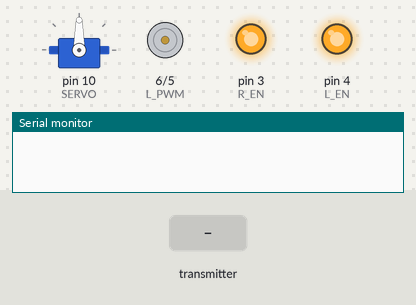
Bench run of a sketch on a simulated Arduino Uno, built with avr-gcc and run on an emulated ATmega328P. On the bench: servo, motor-driver pin pairs drawn as motors (green arrow = first pin HIGH = forward, orange = second pin HIGH = backward, longer = more drive), output pins drawn as LEDs (lit = HIGH), the last lines printed to the serial monitor. The inputs (shaded band) are chosen by the test bench. No radio packets arrive unless stated.

Above: at 1.2 s.
1.3 s: the transmitter starts sending PotVal1 = 0
At 1.8 s:
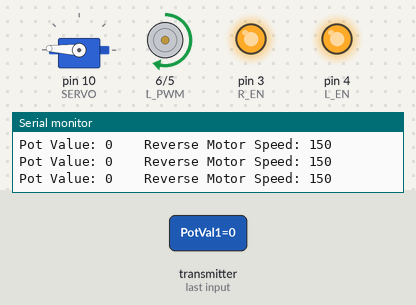
2.8 s: the transmitter starts sending PotVal2 = 256
At 4.0 s:
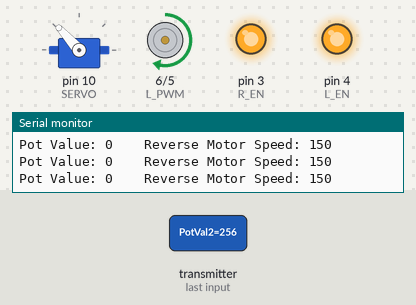
4.3 s: the transmitter starts sending PotVal1 = 256
At 5.2 s:
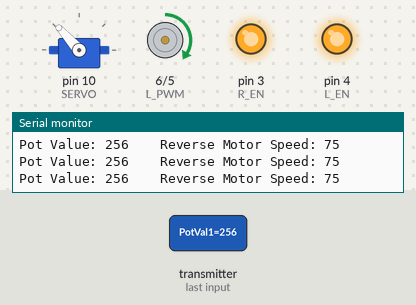
5.8 s: the transmitter starts sending PotVal2 = 0
At 6.4 s:
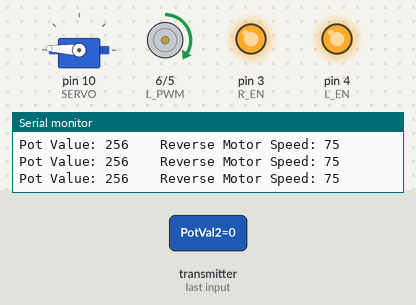
7.3 s: the transmitter starts sending PotVal1 = 512
At 8.5 s:
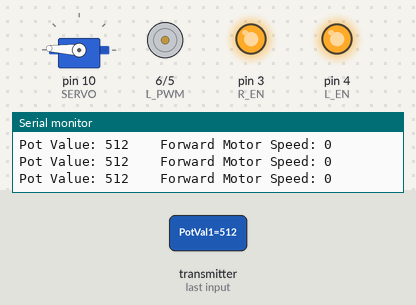
8.8 s: the transmitter starts sending PotVal2 = 1023
At 9.9 s:
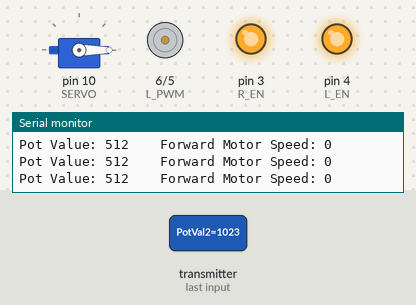
Timing chart, 0 to 11.3 s (numbered marks = the images above; inputs shaded):
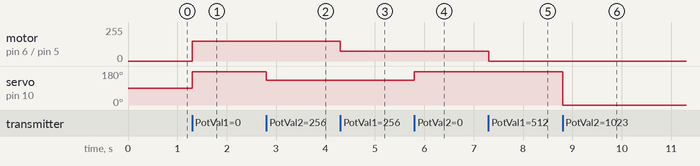

Measured:
- after the input at 1.3 s, motor on pin 6 (L_PWM) / pin 5 (R_PWM): stopped → forward 150/255 at once; servo on pin 10 (SERVO): 90° → 177° at once
- after the input at 2.8 s, servo on pin 10 (SERVO): 177° → 132° at once
- after the input at 4.3 s, motor on pin 6 (L_PWM) / pin 5 (R_PWM): forward 150/255 → forward 75/255 at once
- after the input at 5.8 s, servo on pin 10 (SERVO): 132° → 177° at once
- after the input at 7.3 s, motor on pin 6 (L_PWM) / pin 5 (R_PWM): forward 75/255 → stopped at once
- after the input at 8.8 s, servo on pin 10 (SERVO): 177° → 0° at once

The sketch:

Reciever_Final.ino
```cpp
#include <SPI.h>
#include <nRF24L01.h>
#include <RF24.h>
#include <Servo.h>

RF24 radio(9, 8);  // CE, CSN
const int R_EN = 3;  //forward enable
const int L_EN = 4;  //reverse enable
const int R_PWM = 5;  //forward pwm
const int L_PWM = 6;  //reverse pwm
int MotorSpeed;
int ServoAngle;
Servo SERVO;

struct DataPacket {
  int PotVal1;
  int PotVal2;
  bool isButtonPressed;
};

DataPacket data;

void setup() {
  SERVO.attach(10);  //Attach servo to pin 10

  pinMode(R_EN, OUTPUT);  //Setup pins as outputs
  pinMode(L_EN, OUTPUT);
  pinMode(R_PWM, OUTPUT);
  pinMode(L_PWM, OUTPUT);
  digitalWrite(R_EN, HIGH);  //Enable motor
  digitalWrite(L_EN, HIGH);
  digitalWrite(R_PWM, LOW);  //Ensure motor is off initially
  digitalWrite(L_PWM, LOW);

  radio.begin();
  radio.setChannel(105);  //Connect to channel 105
  radio.openReadingPipe(0,0xA1A1A1A1A1LL);
  radio.startListening();
  Serial.begin(9600);
}

void loop() {
 if (radio.available()) {
    radio.read(&data, sizeof(data));

    ServoAngle = map(data.PotVal2, 0, 1023, 177, -3);
    SERVO.write(ServoAngle);

    if (data.PotVal1 >= 512) {                 //if potentiometer is greater than halfway, forwards
      MotorSpeed = map(data.PotVal1, 512, 1023, 0, 150);  //motor speed mapped to joystick
      analogWrite(R_PWM, MotorSpeed);
      digitalWrite(L_PWM, LOW);

      Serial.print("Pot Value: ");
      Serial.print(data.PotVal1);              //print potentiometer value
      Serial.print("    ");
      Serial.print("Forward Motor Speed: ");   //print the forward motor speed
      Serial.println(MotorSpeed);              //print the motor speed corresponding to the potentiometer value

    } else {                                   //if potentiometer is less than halfway, reverse
      MotorSpeed = map(data.PotVal1, 0, 512, 150, 0);
      analogWrite(L_PWM, MotorSpeed);
      digitalWrite(R_PWM, LOW);

      Serial.print("Pot Value: ");
      Serial.print(data.PotVal1);              //print potentiometer value
      Serial.print("    ");
      Serial.print("Reverse Motor Speed: ");   //print reverse motor speed
      Serial.println(MotorSpeed);              //print the motor speed corresponding to the potentiometer value
    }
}
}
```
